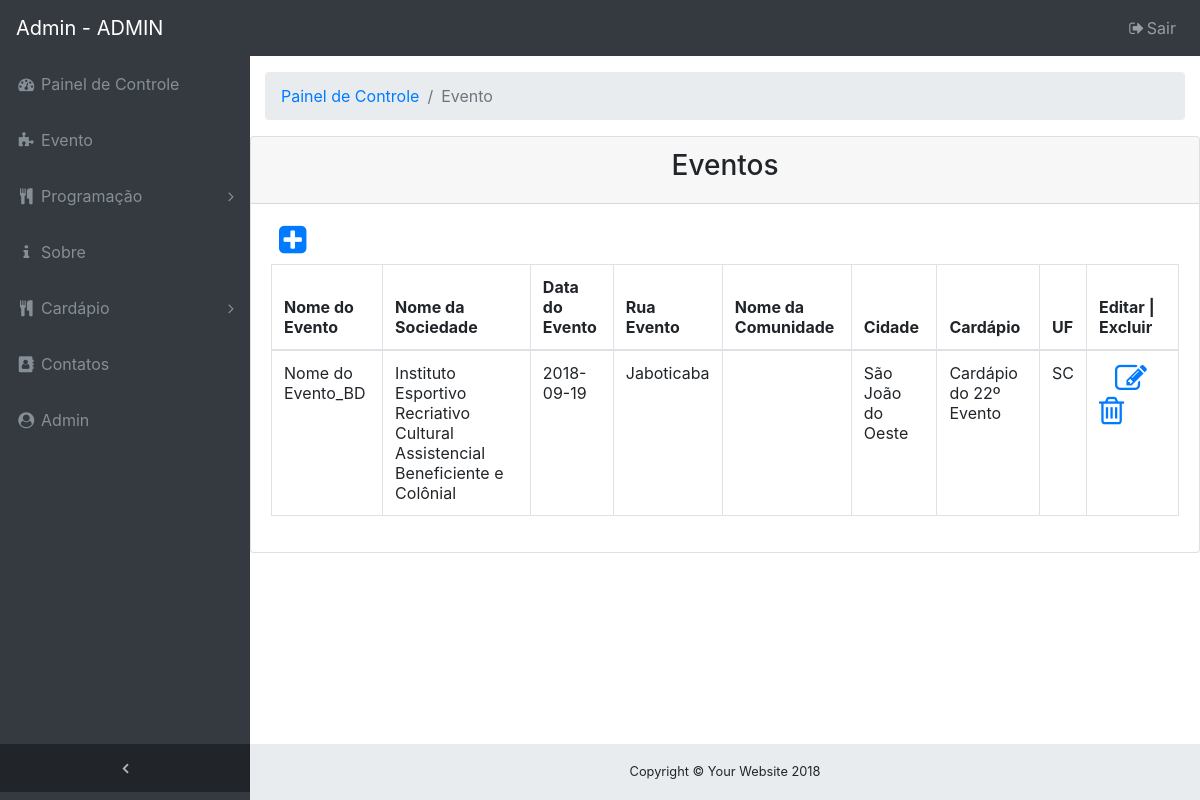
Before: /admin/index.php?url=evento.php (signed in) with the older database file.
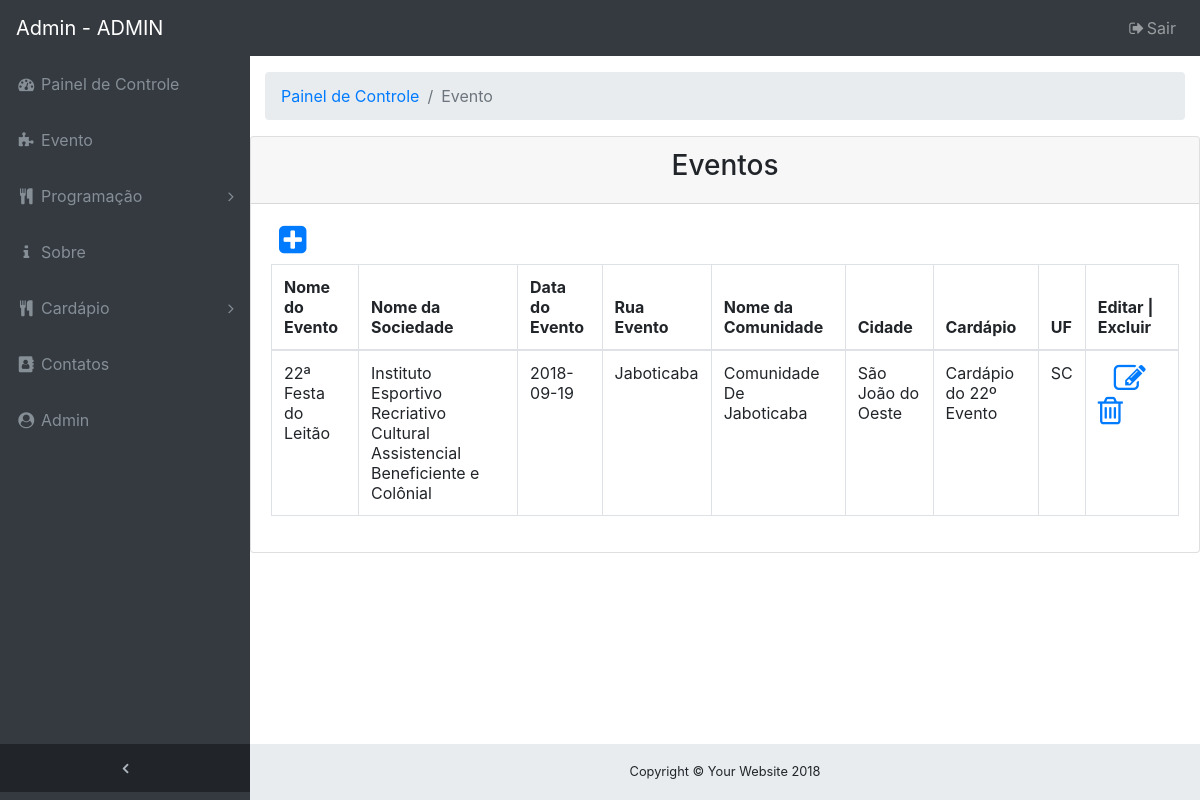
After: the same page with the newer database file.
### tables this page shows
CREATE TABLE `tb_evento` (
    `cod_evento` INTEGER NOT NULL AUTO_INCREMENT,
    `nome_evento` VARCHAR(100),
    `nome_organizacao_evento` VARCHAR(200),
    `data_evento` DATE,
    `rua_evento` VARCHAR(100),
    `nome_comunidade` VARCHAR(200) NOT NULL,
    `cod_cardapio` INTEGER,
    `cod_cidade` INTEGER,
    CONSTRAINT `PK_tb_evento` PRIMARY KEY (`cod_evento`)
);

CREATE TABLE `tb_cidade` (
    `cod_cidade` INTEGER NOT NULL AUTO_INCREMENT,
    `nome_cidade` VARCHAR(200),
    `cod_estado` INTEGER,
    CONSTRAINT `PK_tb_cidade` PRIMARY KEY (`cod_cidade`)
);

CREATE TABLE `tb_cardapio` (
    `cod_cardapio` INTEGER NOT NULL AUTO_INCREMENT,
    `titulo_cardapio` VARCHAR(100),
    `obs_cardapio` VARCHAR(1000),
    CONSTRAINT `PK_tb_cardapio` PRIMARY KEY (`cod_cardapio`)
);

CREATE TABLE `tb_estado` (
    `cod_estado` INTEGER NOT NULL AUTO_INCREMENT,
    `nome_estado` VARCHAR(100),
    `uf` VARCHAR(2),
    CONSTRAINT `PK_tb_estado` PRIMARY KEY (`cod_estado`)
);

### admin/evento.php (the view)
<?php
if (isset($login_cookie)) {
    ?>
    <div class="card mb-3">
        <div class="card-header text-center">
            <h3>Eventos</h3>
        </div>
        <div class="card-body">
            <a href="?url=adc_evento.php" title="Novo <?= $menu; ?>"><i class="fa fa-2x pb-2 pl-2 fa-plus-square"></i></a>
            <div class="table-responsive">
                <table class="table table-bordered" width="100%" cellspacing="0">
                    <thead>
                        <tr>
                            <th>Nome do Evento</th>
                            <th>Nome da Sociedade</th>
                            <th>Data do Evento</th>
                            <th>Rua Evento</th>
                            <th>Nome da Comunidade</th>
                            <th>Cidade</th>
                            <th>Cardápio</th>
                            <th>UF</th>
                            <th>Editar | Excluir</th>
                        </tr>
                    </thead>
                    <tbody>
                        <?php
                        include 'conexao.php';
                        $selectEvento = "CALL sel_eventos();";
                        $queryEvento = $pdo->query($selectEvento);
                        while ($dados = $queryEvento->fetch()) {
                            $cod = $dados['cod_evento'];
                            $nome = $dados['nome_evento'];
                            $nome_sociedade = $dados['nome_organizacao_evento'];
                            $data = $dados['data_evento'];
                            $rua = $dados['rua_evento'];
                            $comunidade = $dados['nome_comunidade'];
                            $cardapio = $dados['titulo_cardapio'];
                            $cidade = $dados['nome_cidade'];
                            $uf = $dados['uf'];
                            ?>
                            <tr>
                                <td><?= $nome; ?></td>
                                <td><?= $nome_sociedade; ?></td>
                                <td><?= $data; ?></td>
                                <td><?= $rua; ?></td>
                                <td><?= $comunidade; ?></td>
                                <td><?= $cidade; ?></td>
                                <td><?= $cardapio; ?></td>
                                <td><?= $uf; ?></td>
                                <td>
                                    <a href="?url=edit_evento.php&id=<?= $cod; ?>" title="EDITAR"><i class="fa fa-2x fa-edit pr-3 pl-3"></i></a>
                                    <a href="?url=excBD_evento.php&id=<?= $cod; ?>" onclick="return excluir('<?= $nome ?>');" title="EXCLUIR"><i class="fa fa-2x fa-trash-o"></i></a>
                                </td>
                            </tr>
                            <?php
                        }
                        ?>
                    </tbody>
                </table>
            </div>
        </div>
    </div>
<?php } ?>

Changed rows visible on the page:
changed tb_evento "Instituto Esportivo Recriativo Cultural Assistencial Beneficiente e Colônial": nome_evento "Nome do Evento_BD" → "22ª Festa do Leitão"; nome_comunidade (not shown) → "Comunidade De Jaboticaba"
